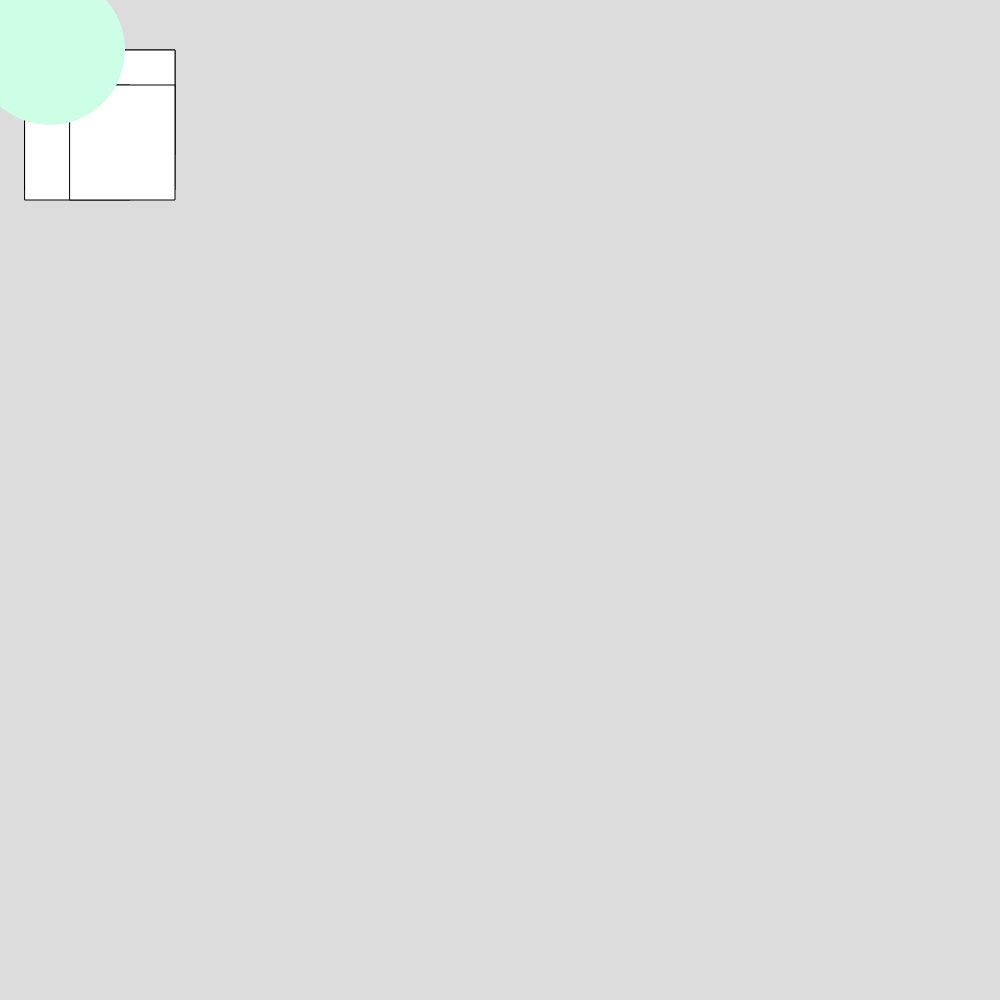
Frame 1 (no input)
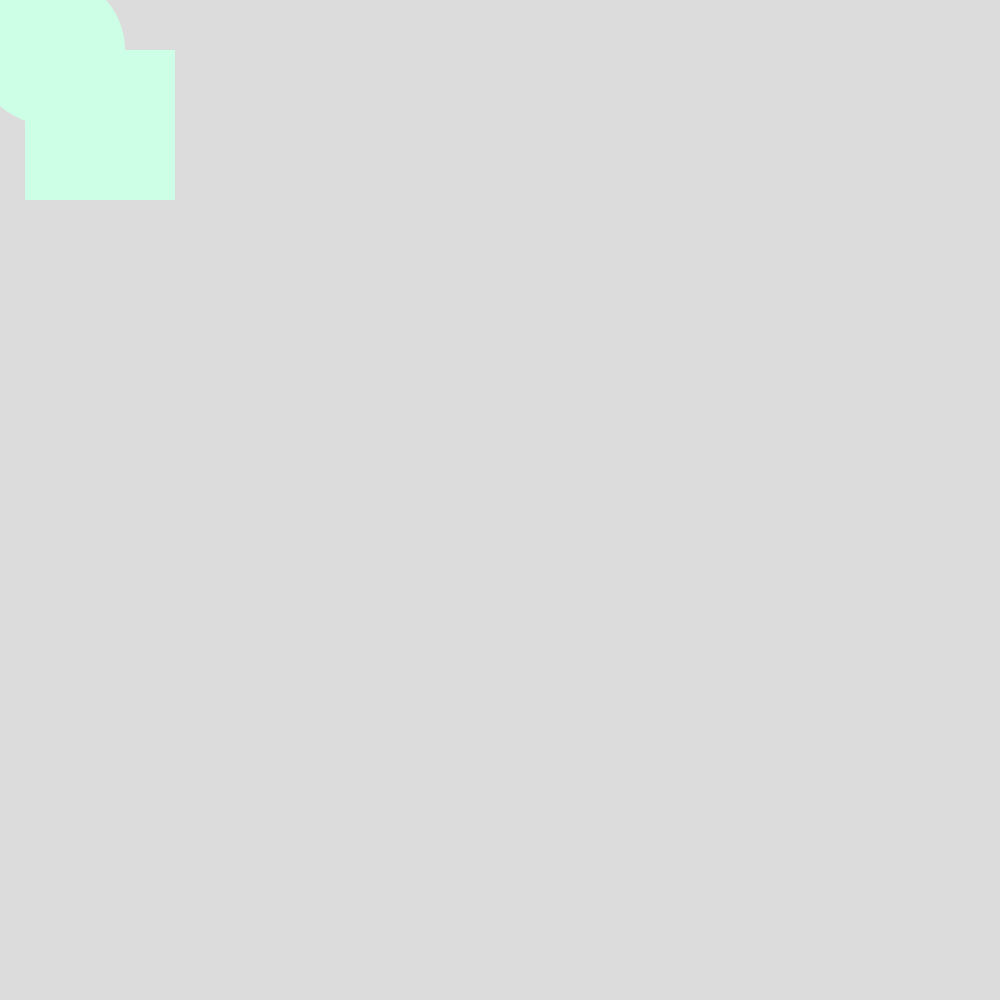
Frame 60 (no input)
Frame 120 (the mouse pressed at the canvas centre since frame 60): identical to frame 60, image omitted

The p5.js sketch that drew these frames (run headless with seeded random() and noise() and a simulated clock; from frame 60 on, the mouse is pressed at the canvas centre):

// p5.js sketch
// ── sketch.js
// Project Title
// Your Name
// Date
//
// Extra for Experts:
// - describe what you did to take this project "above and beyond"

let headSize = 100 ;
function setup() {
  createCanvas(1000, 1000);
}

function drawCicle()
{
  noStroke();
  fill(204,255,229);
  circle(50,50,50 + headSize);
}

function drawRect()
{
  rect(25,50,50 + headSize ,5 + headSize );
  rect(25,50,50 + headSize ,40 + headSize );
  rect(25,85,5 + headSize ,15 + headSize );
  rect(70,85,5 + headSize ,15 + headSize );
}

function drawSmallCicle()
{
  fill(0,0,0);
  circle(50,26,10 + headSize );
}



function draw() {
  background(220);
  
  drawRect();
  drawSmallCicle();
  drawCicle();
  
}
